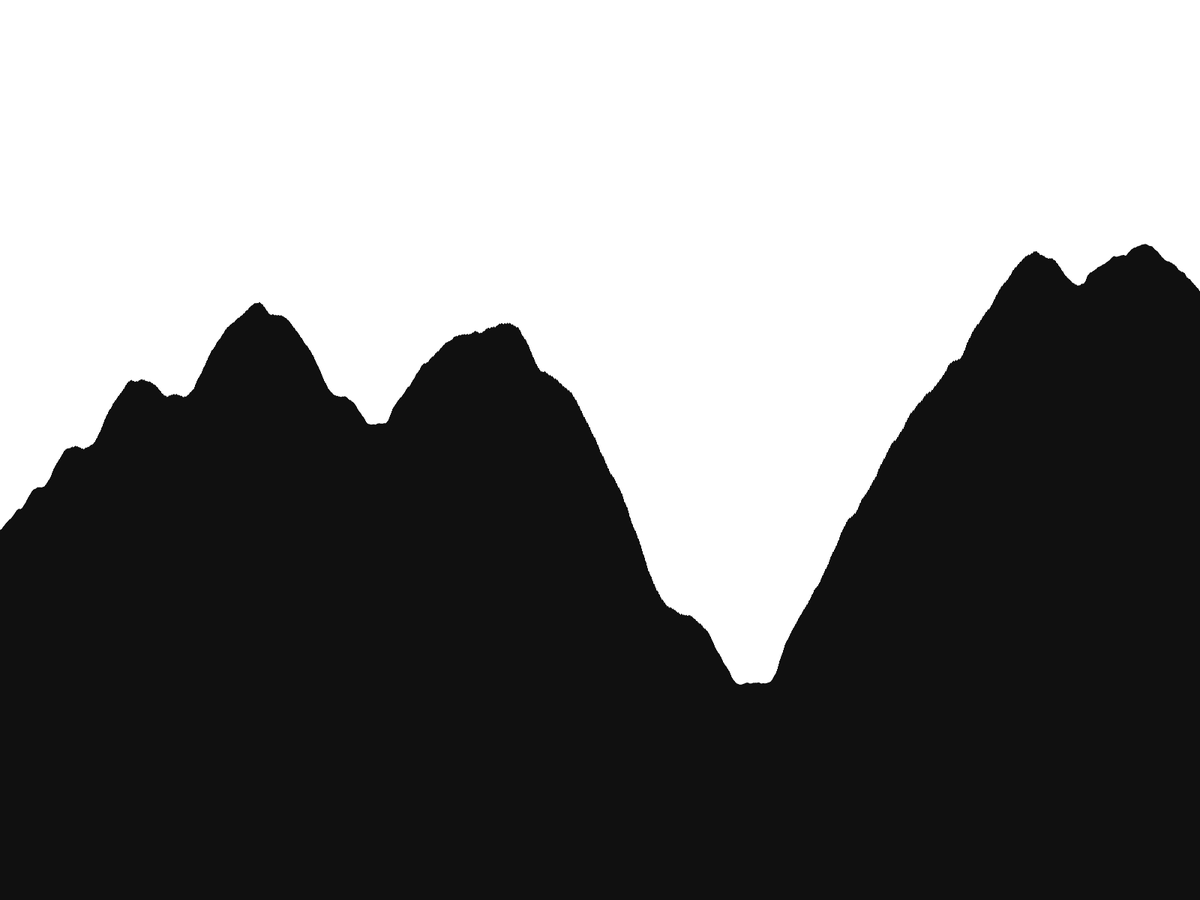
Frame 1 (no input)
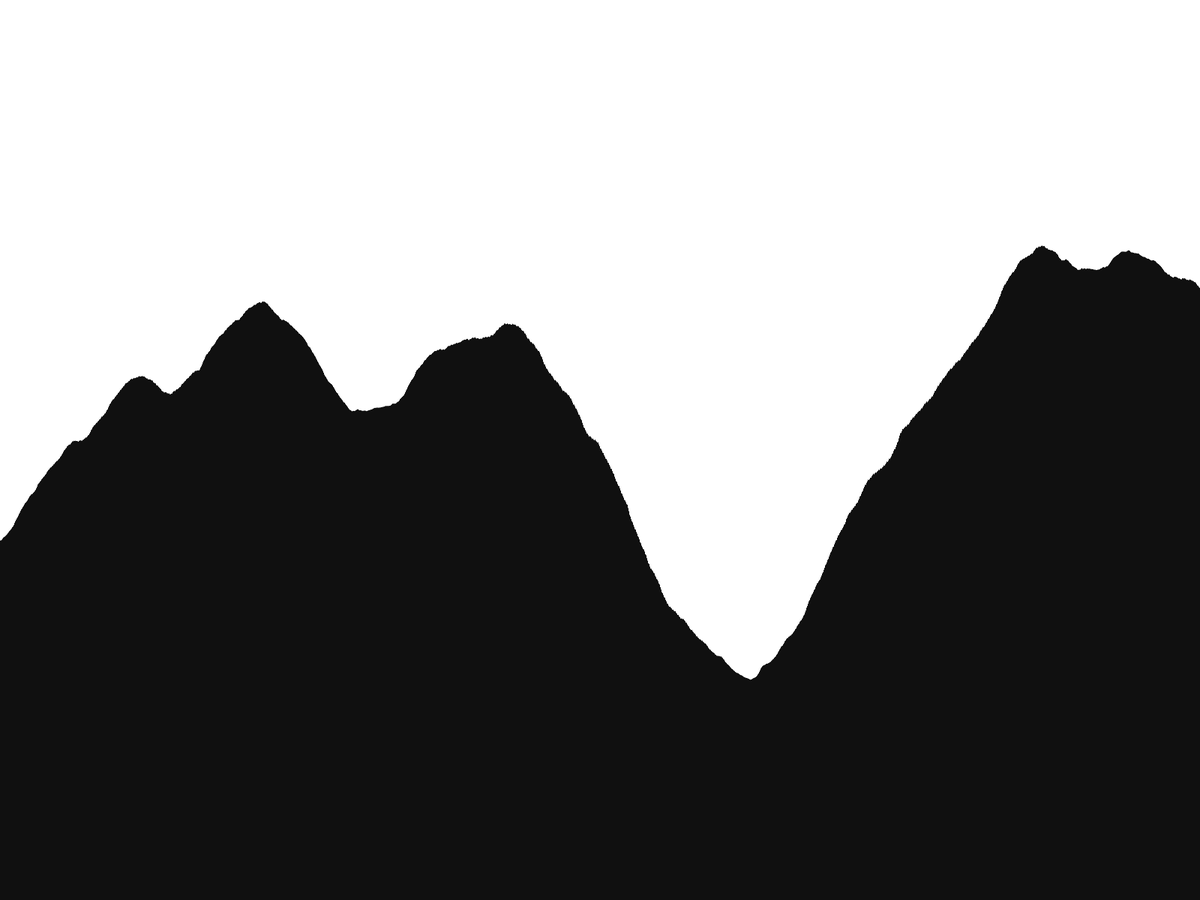
Frame 60 (the mouse pressed at the canvas centre just before this capture)
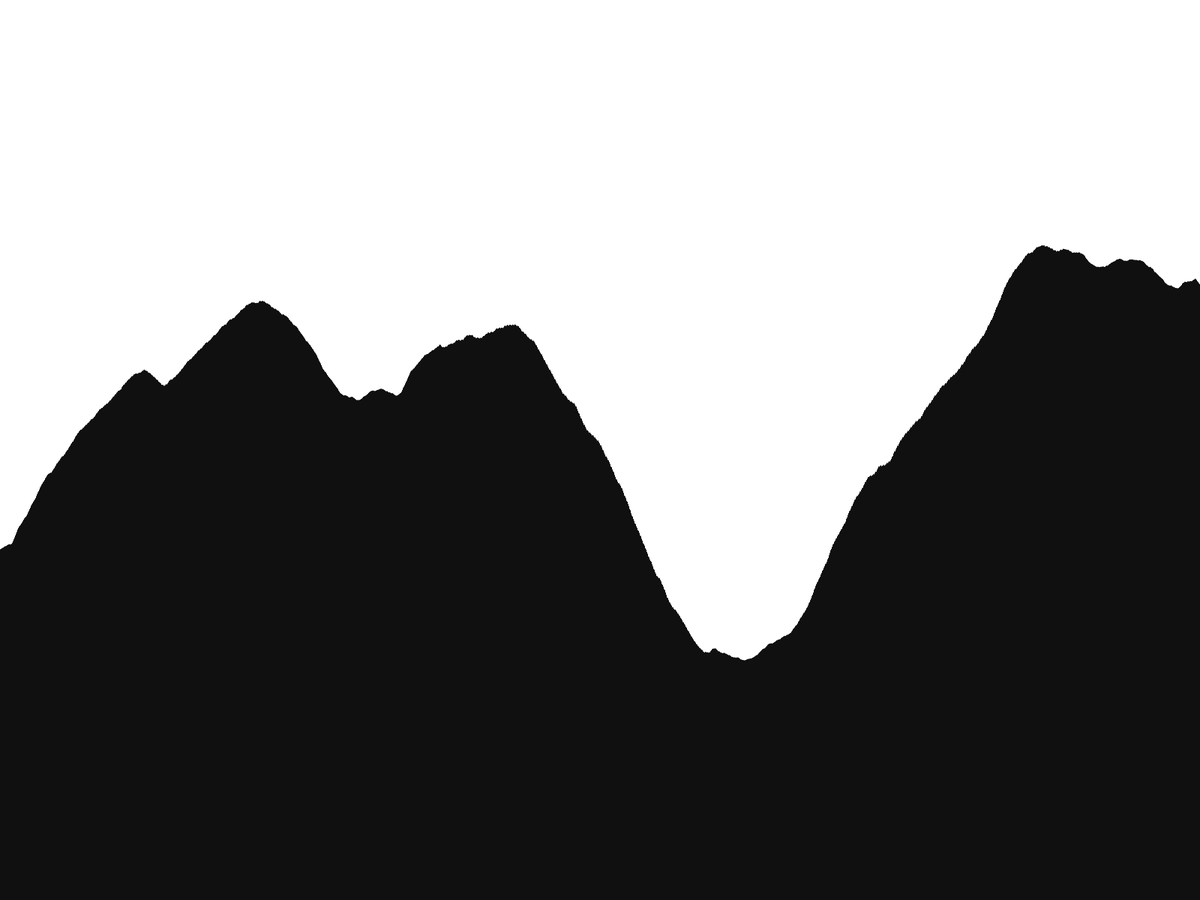
Frame 120 (the mouse held since frame 60 and released just before this capture)

The Processing sketch that drew these frames (run headless with seeded random() and noise(); from frame 60 on, the mouse is pressed at the canvas centre):

// Processing sketch: noise_demonstration
// ── noise_demonstration.pde
void setup() {
  fullScreen();
}

void draw() {
  background(255);
  
  float time = millis() * 0.00003;

  noiseDetail(9, 0.45);
  noStroke();
  fill(16);
  for (float x = 0; x < width; x = x + 1) {
    float noiseValue = noise(x/500, time);
    float y = map(noiseValue, 0, 1, 0, height);
    rect(x, y, 1, height);
  }
}
